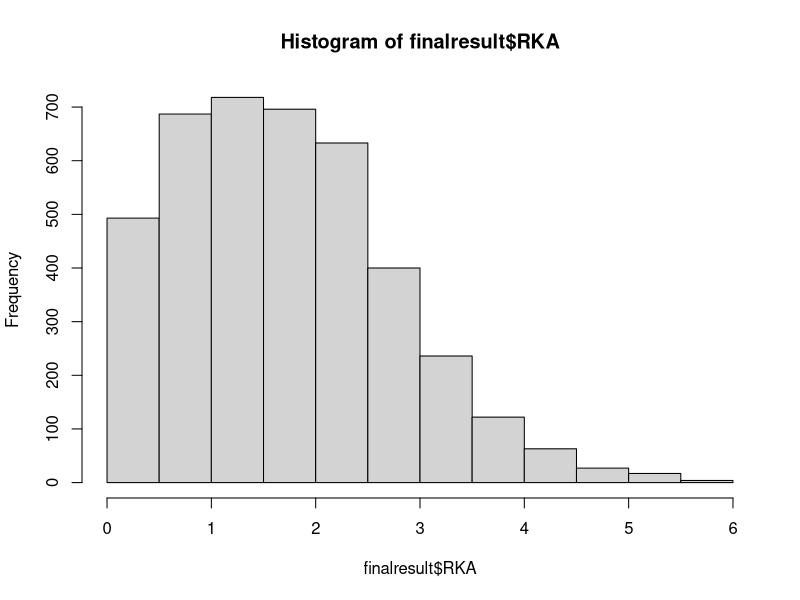
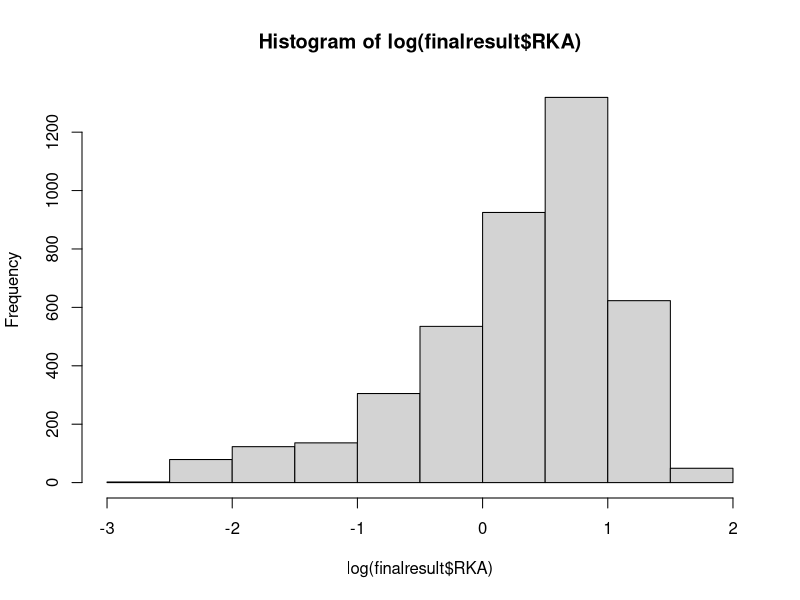

Reproduce these figures in R, in order.
## ---- chunk 1
knitr::opts_chunk$set(echo = TRUE)
options(warn = -1)
## ---- chunk 2
#Data input
test.import <- read.csv('import_data.csv', header=T)
head(test.import)
## ---- chunk 3
test <- test.import[-(1:2),]
frac <- 1-as.numeric(test.import[1,2:5])
Enzyme <- as.numeric(test.import[2,2:5])
names(test)<-c("sequence","t0","t1","t2","t3")
#calculate the summation and mole fraction
sum <- apply(test[,2:5],2,sum)
test$ft0 <- test$t0/sum[1]
test$ft1 <- test$t1/sum[2]
test$ft2 <- test$t2/sum[3]
test$ft3 <- test$t3/sum[4]

#calculate the fraction of individual substrate
test$fr0 <- 1-test$ft0/test$ft0*frac[1]
test$fr1 <- 1-test$ft1/test$ft0*frac[2]
test$fr2 <- 1-test$ft2/test$ft0*frac[3]
test$fr3 <- 1-test$ft3/test$ft0*frac[4]

#convert negative to random small amount in test

for(i in 1:length(test[,1])){
  for(j in 10:13){
   if(test[i,j] < 0){
     test[i,j] <- abs(rnorm(1,0)/100)
   } 
  }
}

#fitting
test$K <- 0

for (i in 1:length(test[,1])){
  data.ft <- cbind(Enzyme,t(test[i,10:13]))
  data.ft <- data.frame(data.ft)
  names(data.ft) <- c("Enzyme","f")
  dirf <- nls( f ~ Enzyme/(Enzyme + K), data = data.ft)
  test$K[i] <- coef(dirf)
#Export final result  
finalresult <- test[,c("sequence","K")]
finalresult$KA <- 1/finalresult$K
finalresult$RKA <- finalresult$KA/finalresult$KA[3]
}
## ---- chunk 4
head(finalresult)
## ---- chunk 5
write.csv(finalresult,"output.csv")
## ---- chunk 6
hist(finalresult$RKA)
hist(log(finalresult$RKA))
